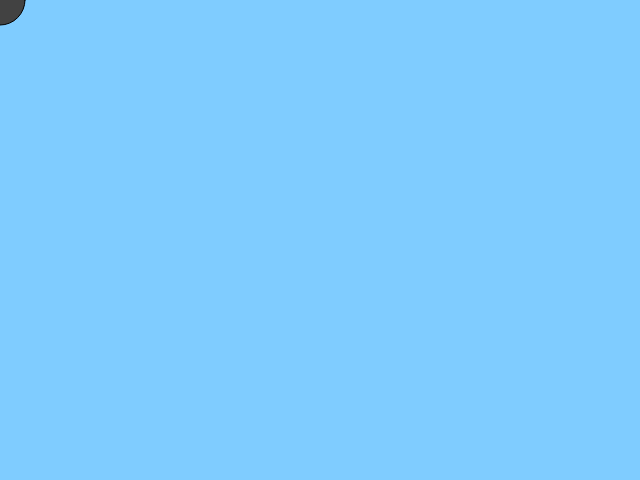
Frame 1 (no input)
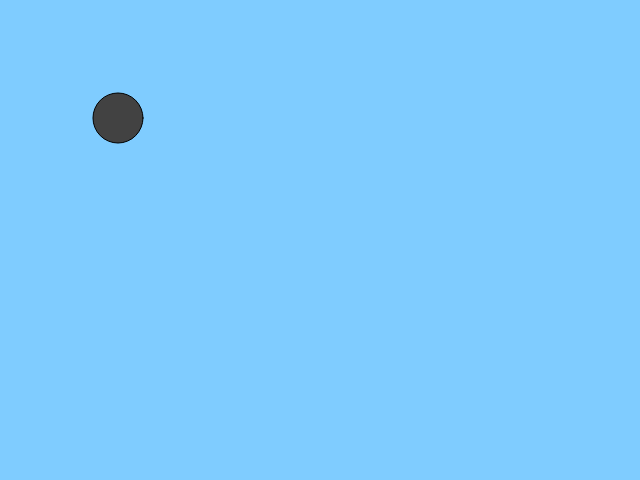
Frame 60 (no input)
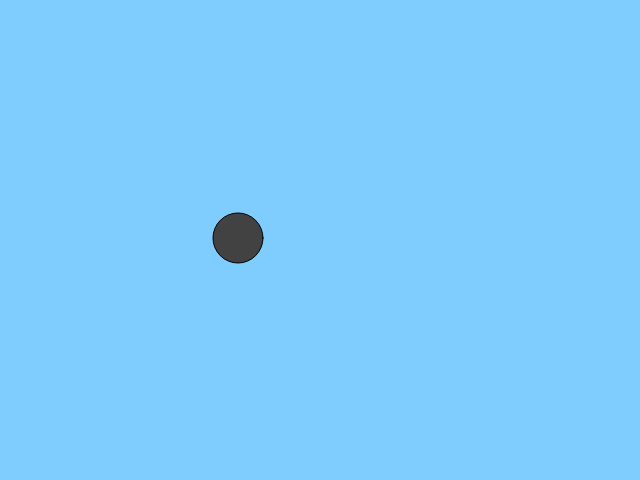
Frame 120 (the mouse pressed at the canvas centre since frame 60)

The p5.js sketch that drew these frames (run headless with seeded random() and noise() and a simulated clock; from frame 60 on, the mouse is pressed at the canvas centre):

// p5.js sketch
// ── sketch.js
function setup() {
  createCanvas(640, 480);
}

// position of the ball
var y = 0;
var x = 0;
// how far the ball moves every time
var speed = 2;

 function draw() {
    background(127, 204, 255);
    
    fill(66, 66, 66);
    ellipse(x, y, 50, 50);

    // move the ball
    y = y + speed;
    x = x + speed;
    
    if (y > 400) {
        speed =-2;
    }
    if (y < 0) {
        speed = 3;
    }
    if (x < 0) {
        speed = 3;
    }
    if (x > 400) {
        speed = -2;
    }
};
